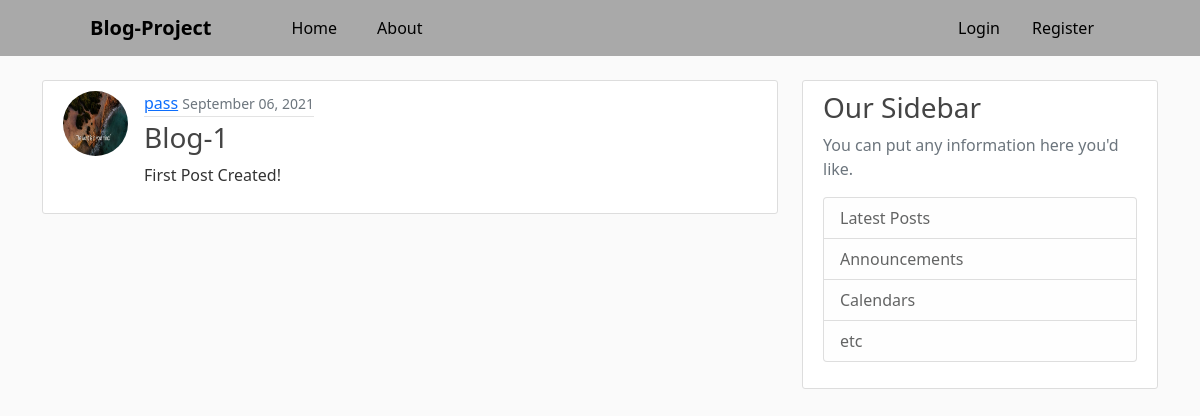
The app's page /post/1/ with its own data.
### Blog/models.py (models this page shows, shortened)
class Post(models.Model):
    title = models.CharField(max_length=200)
    content = models.TextField()
    date_posted = models.DateTimeField(default=timezone.now)
    author = models.ForeignKey(User, on_delete=models.CASCADE)

### users/models.py (models this page shows, shortened)
class Profile(models.Model):
    user = models.OneToOneField(User, on_delete=models.CASCADE)
    image = models.ImageField(default='default.png', upload_to='profile_pics')

### Blog/views.py (the view)
# urls.py: path('post/<int:pk>/', PostDetailView.as_view(), name='post-detail'),
class PostDetailView(DetailView):
    model = Post
    template_name = 'detail.html'

### templates/detail.html (shortened to what this page needs)
{% extends 'base.html' %}
{% block content %}
        <article class="media d-flex content-section">
          <img class='rounded-circle article-img' src="{{ object.author.profile.image.url }}" alt="">
          <div class="media-body">
            <div class="article-metadata">
              <a class="mr-2" href=" {% url 'user-posts' object.author.username %} ">{{ object.author }}</a>
              <small class="text-muted">{{ object.date_posted|date:"F d, Y "  }}</small>
            </div>
            <h3 class="article-title">{{ object.title}}</h3>
            <p class="article-content">{{ object.content }}</p>
          </div>
        </article>
{% endblock content %}

### static/css/main.css (style rules this page uses)
body { background: #fafafa; color: #333333; }
h1, h2, h3, h4, h5, h6 { color: #444444; }
.content-section { background: #ffffff; padding: 10px 20px; border: 1px solid #dddddd; border-radius: 3px; margin-bottom: 20px; }
.article-title { color: #444444; }
.article-content { white-space: pre-line; }
.article-img { height: 65px; width: 65px; margin-right: 16px; }
.article-metadata { padding-bottom: 1px; margin-bottom: 4px; border-bottom: 1px solid #e3e3e3 }

### records on screen
Post: author.profile.image (picture), author "pass", date_posted "September 06, 2021", title "Blog-1", content "First Post Created!"
